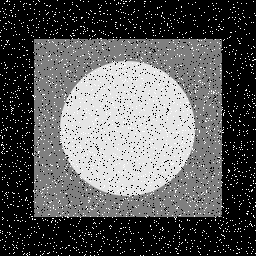
%> input picture practica_0/Fig5.04(i).jpg, 256 x 256 px
$ octave mejora_imagen_con_ruido_7.m   (GNU Octave 9; MATLAB toolbox functions it lacks are replaced by stand-ins)
%> lines starting %> are read from the running program, lines starting %| are printed output that depends on the picture
I=imread('Fig5.04(i).jpg');
%> I is the input picture: size 256x256 uint8; min 0, max 255, mean 90.9
I=imnoise(I,'salt & pepper',0.02) % filtro sal y pimienta
[J,T]=histeq(I); % ecualizacion del historiagrama en una imagen
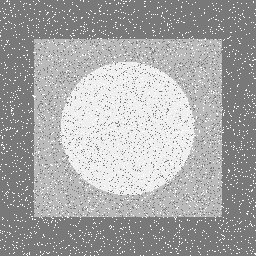
%> J: size 256x256 uint8; min 121, max 255, mean 167.1
%> T = 256 values from 0.476 to 1
plot((0:255)/255,T); % muestra el grafico de 0-255
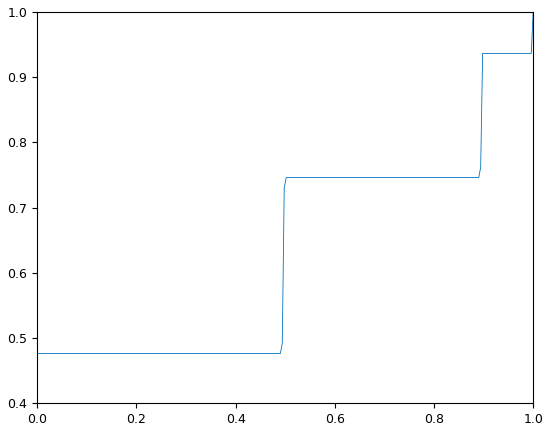
%> figure redrawn from the program's plot data; curve peaks at x = 1, y = 1
M=medfilt2(J,[3 3]); % filtrado de mediana en una imagen
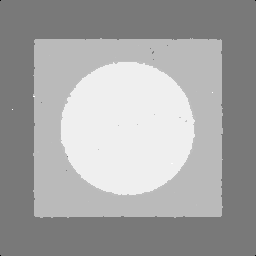
%> M: size 256x256 uint8; min 0, max 255, mean 165.5
imshow(M)
g=fspecial('average',[5 5]) % aplico un filtro, que sera media
M=filter2(g,J)/255; % aplica el filtro a una matriz bidimensional
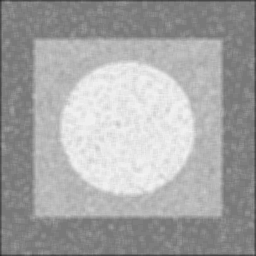
%> M: size 256x256 double; min 0.171, max 0.95, mean 0.65
imshow(M)
